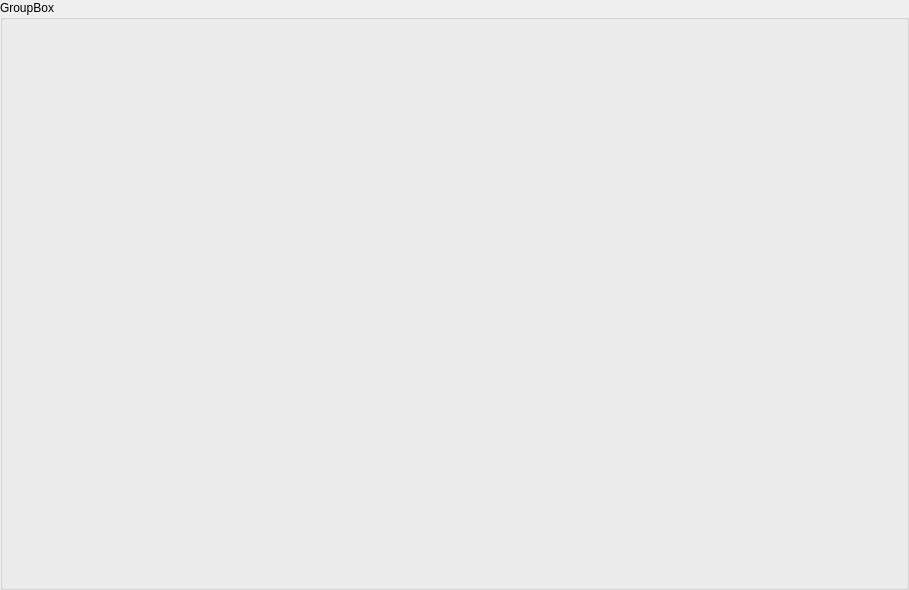
<?xml version="1.0" encoding="UTF-8"?>
<ui version="4.0">
 <class>Form</class>
 <widget class="QWidget" name="Form">
  <property name="geometry">
   <rect>
    <x>0</x>
    <y>0</y>
    <width>909</width>
    <height>590</height>
   </rect>
  </property>
  <property name="windowTitle">
   <string>Form</string>
  </property>
  <layout class="QVBoxLayout" name="verticalLayout">
   <property name="leftMargin">
    <number>0</number>
   </property>
   <property name="topMargin">
    <number>0</number>
   </property>
   <property name="rightMargin">
    <number>0</number>
   </property>
   <property name="bottomMargin">
    <number>0</number>
   </property>
   <item>
    <widget class="QGroupBox" name="box">
     <property name="title">
      <string>GroupBox</string>
     </property>
     <layout class="QVBoxLayout" name="verticalLayout_3">
      <property name="leftMargin">
       <number>0</number>
      </property>
      <property name="topMargin">
       <number>0</number>
      </property>
      <property name="rightMargin">
       <number>0</number>
      </property>
      <property name="bottomMargin">
       <number>0</number>
      </property>
      <item>
       <layout class="QVBoxLayout" name="layout"/>
      </item>
     </layout>
    </widget>
   </item>
  </layout>
 </widget>
 <resources/>
 <connections/>
</ui>
